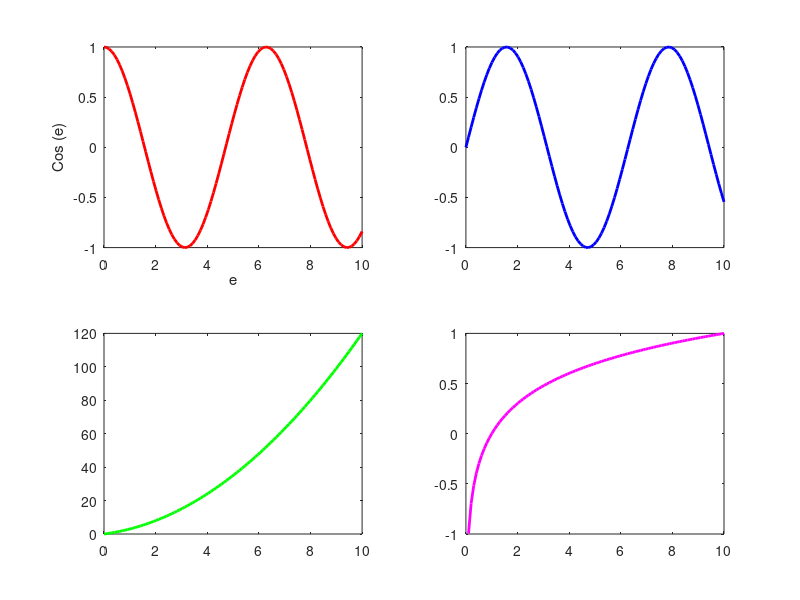

The MATLAB source for this figure:
% e= linspace(0,10);
% f1 = cos(e);
% f2= sin(e)
% plot(e, f1  ,'r','linewidth',2)
% xlabel('X')
% ylabel('Cos(e) in red and  Sin(e) in blue')
% hold on
% plot(e, f2 ,'b','linewidth',2)
% title('Multiple Graphs using hold')





e= linspace(0,10);
f1 = cos(e);
f2= sin(e);
f3 = e.^2+2*e;
f4= log10(e);

subplot(2, 2, 1)
plot(e , f1 , 'r', 'linewidth',2)
xlabel('e')
ylabel('Cos (e)')
subplot(2, 2, 2)
plot(e, f2 ,'b','linewidth',2)
subplot(2,2,3)
plot(e, f3,'g','linewidth',2)
subplot(2,2,4)
plot(e, f4,'m','linewidth',2)
